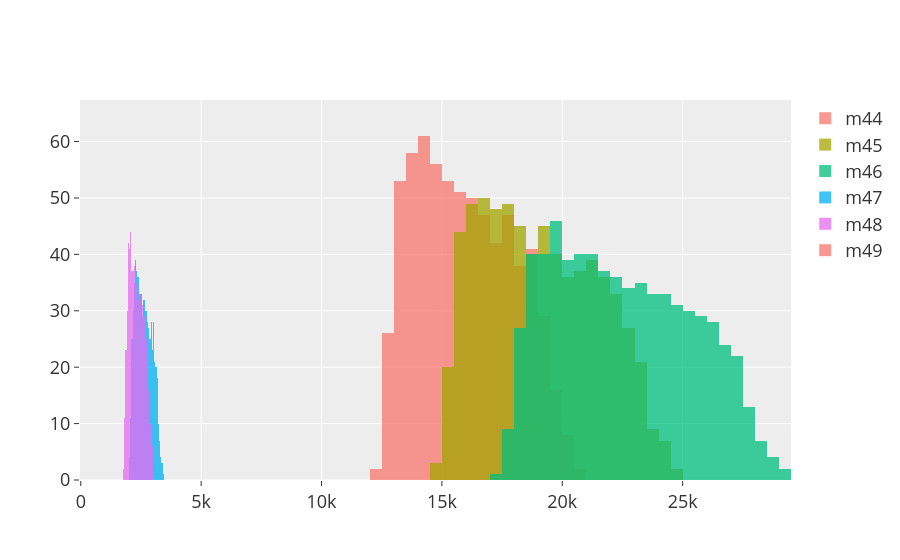

The notebook cell saved with this chart:
### Markdown cell above
## RAW INTENSITY ANALAYSIS

### Code cell
# raw intensity histograms
fig = go.Figure()
fig.add_trace(go.Histogram(x=df_intensity_cp[df_intensity_cp["Is Ref _"] == 0]["rIntensity 44"], name="m44"))
fig.add_trace(go.Histogram(x=df_intensity_cp[df_intensity_cp["Is Ref _"] == 0]["rIntensity 45"], name="m45"))
fig.add_trace(go.Histogram(x=df_intensity_cp[df_intensity_cp["Is Ref _"] == 0]["rIntensity 46"], name="m46"))
fig.add_trace(go.Histogram(x=df_intensity_cp[df_intensity_cp["Is Ref _"] == 0]["rIntensity 47"], name="m47"))
fig.add_trace(go.Histogram(x=df_intensity_cp[df_intensity_cp["Is Ref _"] == 0]["rIntensity 48"], name="m48"))
fig.add_trace(go.Histogram(x=df_intensity_cp[df_intensity_cp["Is Ref _"] == 0]["rIntensity 49"], name="m49"))

fig.update_layout(barmode="overlay")
fig.update_traces(opacity=0.75)
fig.show()

### Figure 1 — Plotly figure (JSON) as saved in the notebook; plotly's stock layout.template omitted (floating-point values rounded to 4 significant figures; data arrays with more than 128 entries replaced by an {"elided": "..."} marker saying what was removed)
{"data": [{"name": "m44", "opacity": 0.75, "type": "histogram", "x": {"elided": "680 float values"}}, {"name": "m45", "opacity": 0.75, "type": "histogram", "x": {"elided": "680 float values"}}, {"name": "m46", "opacity": 0.75, "type": "histogram", "x": {"elided": "680 float values"}}, {"name": "m47", "opacity": 0.75, "type": "histogram", "x": {"elided": "680 float values"}}, {"name": "m48", "opacity": 0.75, "type": "histogram", "x": {"elided": "680 float values"}}, {"name": "m49", "opacity": 0.75, "type": "histogram", "x": {"elided": "680 float values"}}], "layout": {"barmode": "overlay"}}
